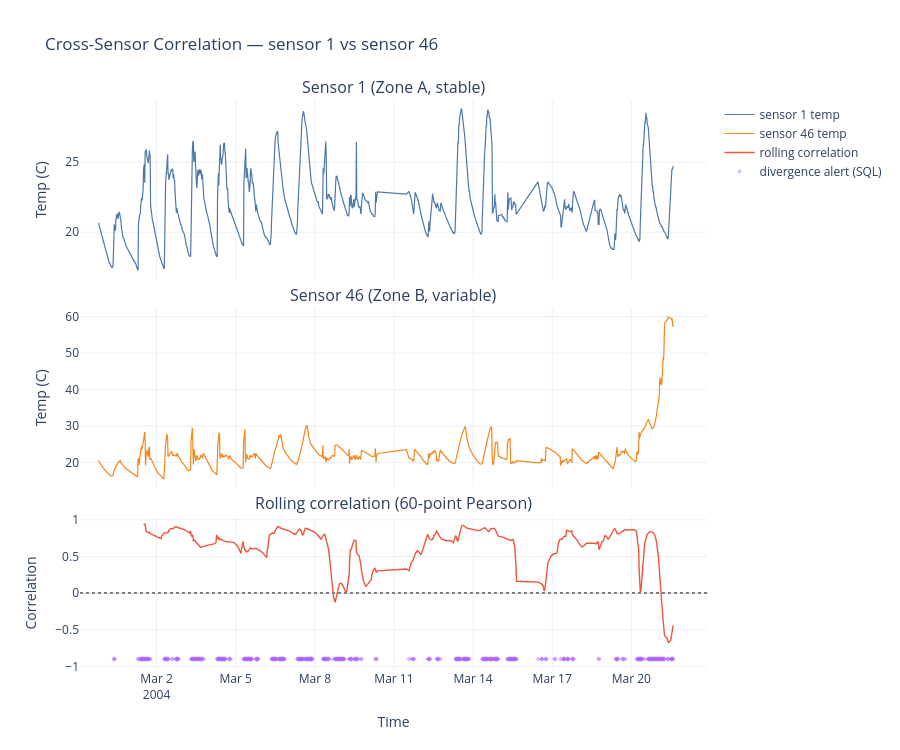

The code cell stored with this chart in its notebook:
### Code cell
fig = make_subplots(
    rows=3, cols=1, shared_xaxes=True, vertical_spacing=0.05,
    row_heights=[0.35, 0.35, 0.30],
    subplot_titles=(
        'Sensor 1 (Zone A, stable)',
        'Sensor 46 (Zone B, variable)',
        'Rolling correlation (60-point Pearson)',
    ),
)

fig.add_trace(go.Scatter(
    x=cross_stats['time'], y=cross_stats['temp_a'],
    mode='lines', name='sensor 1 temp',
    line=dict(width=1.2, color='#4C78A8'),
), row=1, col=1)

fig.add_trace(go.Scatter(
    x=cross_stats['time'], y=cross_stats['temp_b'],
    mode='lines', name='sensor 46 temp',
    line=dict(width=1.2, color='#F58518'),
), row=2, col=1)

if len(corr_df) > 0:
    fig.add_trace(go.Scatter(
        x=corr_df['time'], y=corr_df['corr_60'],
        mode='lines', name='rolling correlation',
        line=dict(width=1.4, color='#EF553B'),
    ), row=3, col=1)

if len(div_alerts) > 0:
    fig.add_trace(go.Scatter(
        x=div_alerts['time'], y=[-0.9] * len(div_alerts),
        mode='markers', name='divergence alert (SQL)',
        marker=dict(size=4, color='#AB63FA', symbol='diamond', opacity=0.4),
    ), row=3, col=1)

fig.add_hline(y=0, line_dash='dot', line_color='gray', row=3, col=1)
fig.update_yaxes(title_text='Temp (C)', row=1, col=1)
fig.update_yaxes(title_text='Temp (C)', row=2, col=1)
fig.update_yaxes(title_text='Correlation', range=[-1.05, 1.05], row=3, col=1)
fig.update_xaxes(title_text='Time', row=3, col=1)
fig.update_layout(
    title='Cross-Sensor Correlation — sensor 1 vs sensor 46',
    template='plotly_white', height=750,
)
fig.show()

### Figure 1 — Plotly figure (JSON) as saved in the notebook; plotly's stock layout.template omitted (floating-point values rounded to 4 significant figures; data arrays with more than 128 entries replaced by an {"elided": "..."} marker saying what was removed)
{"data": [{"line": {"color": "#4C78A8", "width": 1.2}, "mode": "lines", "name": "sensor 1 temp", "type": "scatter", "x": {"elided": "1251 str values"}, "xaxis": "x", "y": {"elided": "1251 float values"}, "yaxis": "y"}, {"line": {"color": "#F58518", "width": 1.2}, "mode": "lines", "name": "sensor 46 temp", "type": "scatter", "x": {"elided": "1251 str values"}, "xaxis": "x2", "y": {"elided": "1251 float values"}, "yaxis": "y2"}, {"line": {"color": "#EF553B", "width": 1.4}, "mode": "lines", "name": "rolling correlation", "type": "scatter", "x": {"elided": "1133 str values"}, "xaxis": "x3", "y": {"elided": "1133 float values"}, "yaxis": "y3"}, {"marker": {"color": "#AB63FA", "opacity": 0.4, "size": 4, "symbol": "diamond"}, "mode": "markers", "name": "divergence alert (SQL)", "type": "scatter", "x": {"elided": "464 str values"}, "xaxis": "x3", "y": {"elided": "464 float values"}, "yaxis": "y3"}], "layout": {"annotations": [{"font": {"size": 16}, "showarrow": false, "text": "Sensor 1 (Zone A, stable)", "x": 0.5, "xanchor": "center", "xref": "paper", "y": 1, "yanchor": "bottom", "yref": "paper"}, {"font": {"size": 16}, "showarrow": false, "text": "Sensor 46 (Zone B, variable)", "x": 0.5, "xanchor": "center", "xref": "paper", "y": 0.635, "yanchor": "bottom", "yref": "paper"}, {"font": {"size": 16}, "showarrow": false, "text": "Rolling correlation (60-point Pearson)", "x": 0.5, "xanchor": "center", "xref": "paper", "y": 0.27, "yanchor": "bottom", "yref": "paper"}], "height": 750, "shapes": [{"line": {"color": "gray", "dash": "dot"}, "type": "line", "x0": 0, "x1": 1, "xref": "x3 domain", "y0": 0, "y1": 0, "yref": "y3"}], "title": {"text": "Cross-Sensor Correlation — sensor 1 vs sensor 46"}, "xaxis": {"anchor": "y", "domain": [0, 1], "matches": "x3", "showticklabels": false}, "xaxis2": {"anchor": "y2", "domain": [0, 1], "matches": "x3", "showticklabels": false}, "xaxis3": {"anchor": "y3", "domain": [0, 1], "title": {"text": "Time"}}, "yaxis": {"anchor": "x", "domain": [0.685, 1], "title": {"text": "Temp (C)"}}, "yaxis2": {"anchor": "x2", "domain": [0.32, 0.635], "title": {"text": "Temp (C)"}}, "yaxis3": {"anchor": "x3", "domain": [0, 0.27], "range": [-1.05, 1.05], "title": {"text": "Correlation"}}}}
